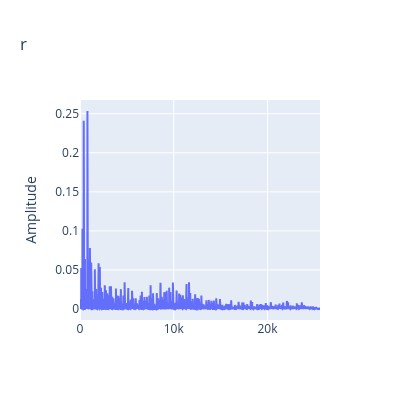
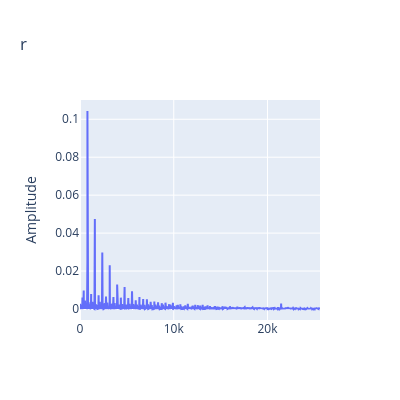

The notebook cell these images were saved under, in order:
### Code cell
PlotPLY(x=f1,y=z1)
PlotPLY(x=f2,y=z2)

### Figure 1 — Plotly figure (JSON) as saved in the notebook; plotly's stock layout.template omitted (floating-point values rounded to 4 significant figures; data arrays with more than 128 entries replaced by an {"elided": "..."} marker saying what was removed)
{"data": [{"type": "scatter", "x": {"elided": "51207 float values"}, "xaxis": "x", "y": {"elided": "51207 float values"}, "yaxis": "y"}], "layout": {"height": 400, "title": {"text": "r"}, "width": 400, "xaxis": {"anchor": "y", "domain": [0, 1]}, "yaxis": {"anchor": "x", "domain": [0, 1], "title": {"text": "Amplitude"}}}}

### Figure 2 — Plotly figure (JSON) as saved in the notebook; plotly's stock layout.template omitted (floating-point values rounded to 4 significant figures; data arrays with more than 128 entries replaced by an {"elided": "..."} marker saying what was removed)
{"data": [{"type": "scatter", "x": {"elided": "51207 float values"}, "xaxis": "x", "y": {"elided": "51207 float values"}, "yaxis": "y"}], "layout": {"height": 400, "title": {"text": "r"}, "width": 400, "xaxis": {"anchor": "y", "domain": [0, 1]}, "yaxis": {"anchor": "x", "domain": [0, 1], "title": {"text": "Amplitude"}}}}
